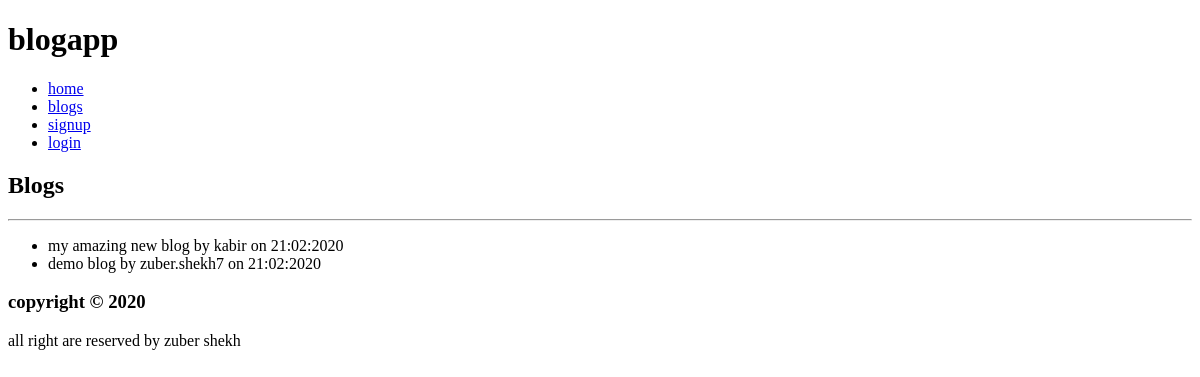
Page /blog/all on the earlier database version.
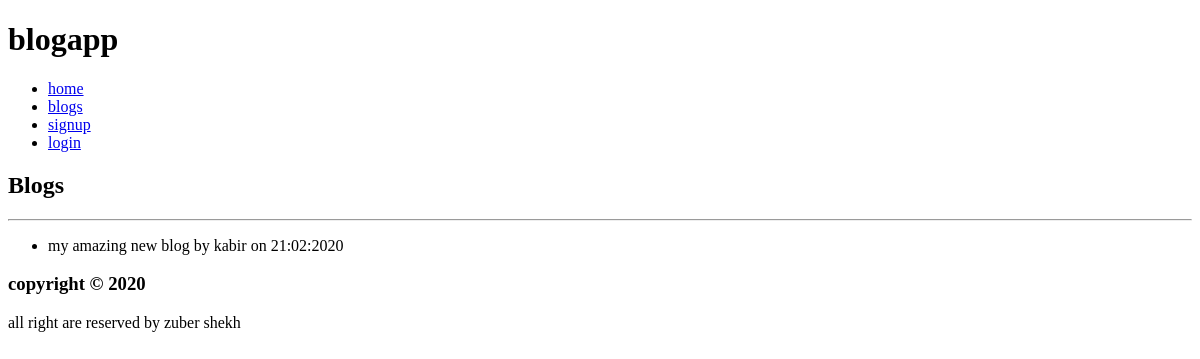
Same page on the later database version.
### blogapp/blog/models.py (models this page shows, shortened)
class BlogModel(db.Model):
    __tablename__='blog'
    id=db.Column(db.Integer,primary_key=True)
    name=db.Column(db.String(30),unique=True,nullable=False)
    creator_id=db.Column(db.Integer,db.ForeignKey('user.id'))
    date_of_creation=db.Column(db.DateTime,default=datetime.now)
    is_active=db.Column(db.Boolean,default=False)
    posts=db.relationship('PostModel',backref='blog',lazy=True)

### blogapp/user/models.py (models this page shows, shortened)
class UserModel(db.Model,UserMixin):
    __tablename__='user'
    id=db.Column(db.Integer,primary_key=True)
    username=db.Column(db.String(20),unique=True,nullable=False)
    email=db.Column(db.String(20),unique=True,nullable=False)
    password=db.Column(db.String(256),nullable=False)
    first_name=db.Column(db.String(20),nullable=False)
    last_name=db.Column(db.String(20),nullable=False)
    dob=db.Column(db.DateTime,nullable=False)
    gender=db.Column(db.String,nullable=False)
    mobile_no=db.Column(db.String(10),unique=True,nullable=False)
    profile_pic=db.Column(db.String,default='default_profile.jpg')
    blogs=db.relationship('BlogModel',backref='creator',lazy=True)

### blogapp/blog/views.py (the view)
@blog.route('/all')
def blogs():
    blogs=BlogModel.query.filter_by(is_active=True).order_by(BlogModel.date_of_creation.desc()).all()
    return render_template('blog/blogs.html',blogs=blogs)

### blogapp/templates/blog/blogs.html
{%extends 'main/base.html'%}
{%block main%}
<section>
    <h2>Blogs</h2>
    <hr>
    {%if blogs%}
        <ul>
            {%for blog in blogs%}
                <li>{{blog.name}} by {{blog.creator.username}} on {{blog.date_of_creation.strftime('%d:%m:%Y')}} </li>
            {%endfor%}
        </ul>
    {%else%}
        <h3>No blog avaiable now!</h3>
    {%endif%}
</section>
{%endblock%}

Differences in the rows shown:
removed BlogModel: name "demo blog", creator.username "zuber.shekh7", date_of_creation "21:02:2020"
